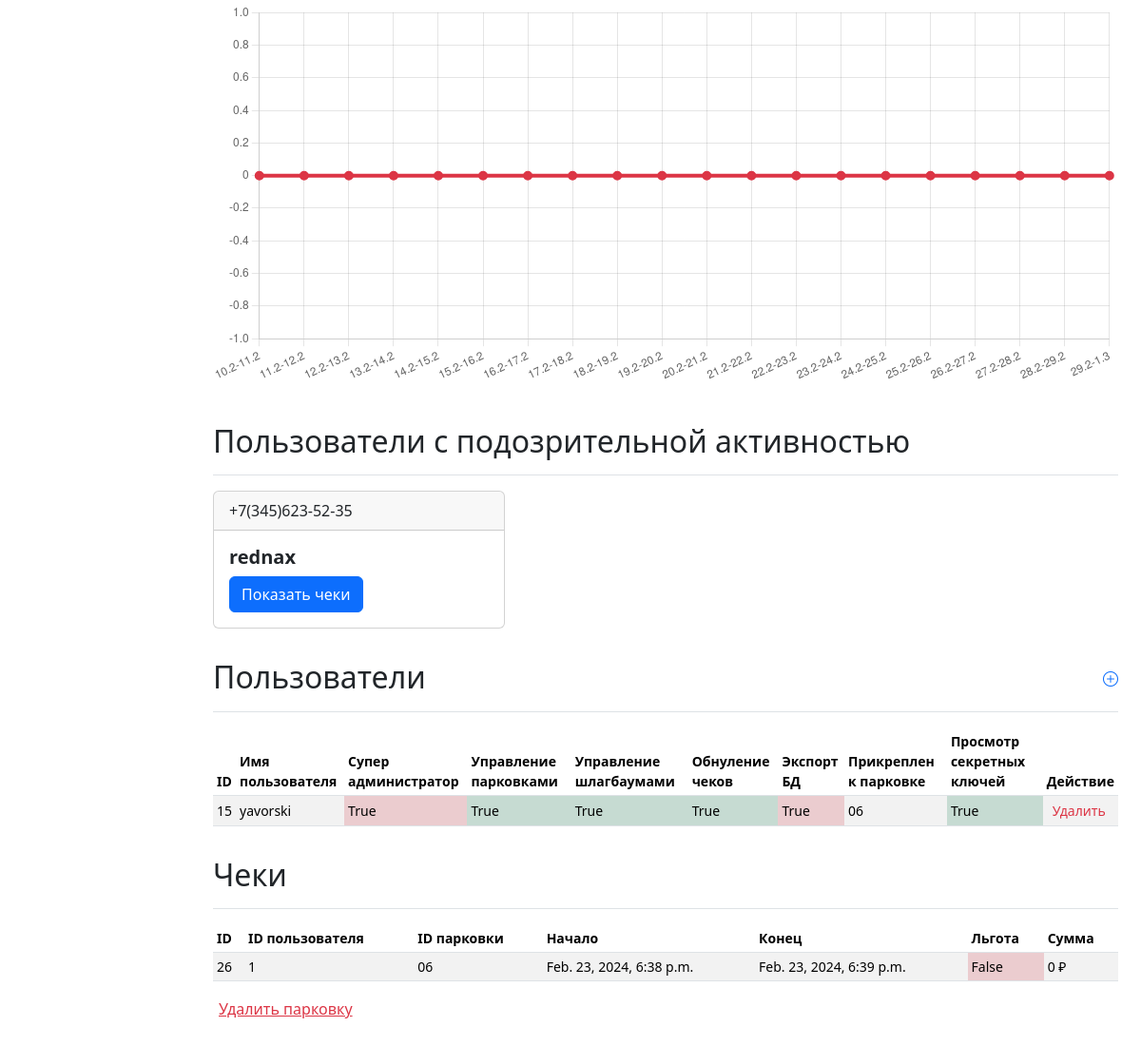
The page /dash_main/ (signed in, lower part) on the database as committed earlier.
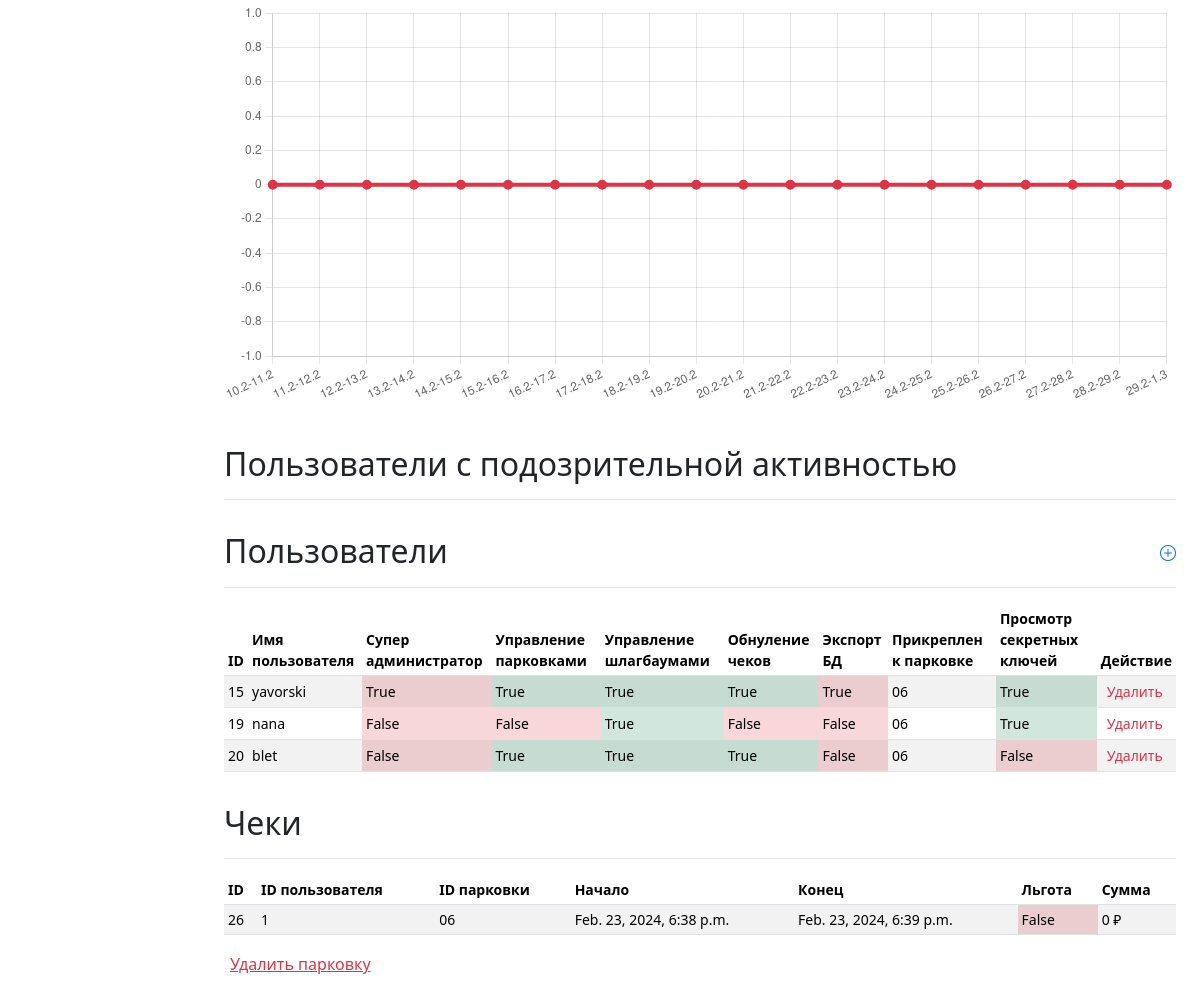
The same page on the database as committed later.
### parkingapp/models.py (models this page shows, shortened)
class User(AbstractUser):
    card_num = models.PositiveBigIntegerField(default=0000)
    username = models.CharField(max_length=20, unique=True)
    phone_number = models.CharField(max_length=16, default=" ")
    park_id = models.CharField(default='', max_length=100)
    car_num = models.CharField(max_length=12, default='')
    is_superadmin = models.BooleanField(default=False)
    parking_control = models.BooleanField(default=False)
    barrier_control = models.BooleanField(default=False)
    coupon_control = models.BooleanField(default=False)
    export_right = models.BooleanField(default=False)
    parking_lot_view = models.BooleanField(default=False)

class Reciept(models.Model):
    parking_id = models.CharField(default='', max_length=100)
    user_id = models.IntegerField(default=0)
    start_time = models.DateTimeField(default=datetime(2, 1, 1, 0, 0, 0, tzinfo=None))
    final_start_time = models.DateTimeField(default=datetime(2, 1, 1, 0, 0, 0, tzinfo=None))
    finish_time = models.DateTimeField(default=datetime(2, 1, 1, 0, 0, 0, tzinfo=None))
    final_price = models.BigIntegerField(default=-1)
    benefit = models.BooleanField(default=False)
    price_per_hour = models.IntegerField(default=-1)

### parkingapp/views.py (the view, shortened to what this page needs)
# urls.py: path('dash_main/', views.dash_main, name='dash_main'),
def dash_main(request):
    error = ''
    form = DashForm()
    change_price_form = ChangePriceForm()
    reg_num = list(Parking.objects.all())[0].reg_num
    period_start = global_variables.default_start_time
    period_end = global_variables.default_end_time
    addresses = [tuple([park.reg_num, park.address]) for park in list(Parking.objects.all())]
    form.fields['reg_num'].choices = tuple(addresses)
    if not any([request.user.is_superadmin, request.user.parking_control, request.user.barrier_control, request.user.coupon_control, request.user.export_right, request.user.parking_lot_view]):
         return redirect(reverse('parkingapp:dont_have_access'))
    try:
        corr_users, corr_reciepts = corr_detector()
        park = data(period_start, period_end, reg_num)[0][0]
        fin = data(period_start, period_end, reg_num)[1][0]
        period_start = [i for i in period_start.split('-')]
        period_end = [i for i in period_end.split('-')]
        context = spice(period_start, period_end, reg_num, park)
        context.update({
            'form': form,
            'change_price_form': change_price_form,
            'reg_num': reg_num,
            'error': error,
            'parking': Parking.objects.get(reg_num=reg_num),
            'corr_users': corr_users,
            'corr_reciepts': corr_reciepts,
            'coupon_users': User.objects.filter(park_id=reg_num),
            'recs': Reciept.objects.filter(parking_id=reg_num),
            'fin': fin,
        })
        return render(request, 'dash_main.html', context)
    except Exception as e:
        print(e)
        return render(request, 'dash_main.html', {'error': error})

### parkingapp/views.py (called while the page is built)
def corr_detector():
    users = User.objects.all()
    corr_users = []
    corr_reciepts = []
    for user in users:
        user_reciepts = Reciept.objects.filter(user_id=user.pk)
        counter = 0
        for rec in user_reciepts:
            delta_hz = (rec.finish_time-rec.start_time)
            delta = delta_hz.days * 24 + delta_hz.seconds / 3600
            if rec.benefit and delta > 6:
                counter += 1
                corr_reciepts.append(rec)
                if counter >= 2:
                    corr_users.append(user)
                    corr_reciepts.append(rec)
                else:
                    del corr_reciepts[-1]
    return corr_users, corr_reciepts

### parkingapp/templates/dash_main.html (shortened to what this page needs)
{% extends 'dash_base.html' %}
{% block content %}
<main class="col-md-9 ms-sm-auto col-lg-10 px-md-4">
  {% if user.export_right %}
  <script>
    const ctx = document.getElementById('myChart');
    let r = "{{reciepts}}".replace(/&quot;/g, "").replace(/&#x27;/g, "\"");
    console.log(r);
    let reciepts = JSON.parse(r);
    let labels = [], rec = [];
    let name = reciepts["name"];
    let keys = Object.keys(reciepts["period"]);
    for (let i = 0; i < keys.length; i++) {
      labels.push(keys[i]);
      rec.push(reciepts["period"][keys[i]]);
    }
    // eslint-disable-next-line no-unused-vars
    const myChart = new Chart(ctx, {
      type: 'line',
      data: {
        labels: labels,
        datasets: [{
          data: rec,
          lineTension: 0.3,
          backgroundColor: 'transparent',
          borderColor: '#007bff',
          borderWidth: 4,
          pointBackgroundColor: '#007bff'
        }]
      },
      options: {
        plugins: {
          legend: {
            display: false
          },
          tooltip: {
            boxPadding: 3
          }
        }
      }
    })
  </script>
  <canvas class="my-4 w-100" id="myChartC" width="900" height="380"></canvas>
  <script>
    const ctxC = document.getElementById('myChartC');
    let rC = "{{reciepts}}".replace(/&quot;/g, "").replace(/&#x27;/g, "\"");
    console.log(r);
    let recieptsC = JSON.parse(rC);
    let labelsC = [], recC = [];
    let nameC = recieptsC["name"];
    let keysC = Object.keys(recieptsC["free-period"]);
    for (let i = 0; i < keys.length; i++) {
      labelsC.push(keys[i]);
      recC.push(recieptsC["free-period"][keys[i]]);
    }
    // eslint-disable-next-line no-unused-vars
    const myChartC = new Chart(ctxC, {
      type: 'line',
      data: {
        labels: labelsC,
        datasets: [{
          data: recC,
          lineTension: 0.3,
          backgroundColor: 'transparent',
          borderColor: '#dc3545',
          borderWidth: 4,
          pointBackgroundColor: '#dc3545'
        }]
      },
      options: {
        plugins: {
          legend: {
            display: false
          },
          tooltip: {
            boxPadding: 3
          }
        }
      }
    })
  </script>
  <div class="d-flex justify-content-between flex-wrap flex-md-nowrap align-items-center pt-3 pb-2 mb-3 border-bottom">
    <h1 class="h2">Пользователи с подозрительной активностью</h1>
  </div>
  <dl class="row g-3 p-0 text-start row-cols-md-2 row-cols-xl-3 row-cols-xxl-4">
    {% for user in corr_users %}
    <div class="col">
      <div class="card">
        <div class="card-header">{{ user.phone_number }}</div>
        <div class="card-body">
          <h5 class="card-title fw-bolder">{{ user.username }}</h5>
          <button class="btn btn-primary" data-bs-toggle="modal" data-bs-target="#modalrec"
            data-bs-whatever="{{ user.username }}">Показать чеки</button>
        </div>
      </div>
    </div>
    {% endfor %}
  </dl>
  {% endif %}
  {% if user.is_superadmin %}
  <div class="d-flex justify-content-between flex-wrap flex-md-nowrap align-items-center pt-3 pb-2 mb-3 border-bottom">
    <h1 class="h2">Пользователи</h1>
    <a href="{% url 'parkingapp:signadmin' %}" class="text-decoration-none mb-2"><i class="bi bi-plus-circle"></i></a>
  </div>
  <div class="table-responsive small">
    <table class="table table-striped table-sm">
      <thead>
        <tr>
          <th scope="col">ID</th>
          <th scope="col">Имя пользователя</th>
          <th scope="col">Супер администратор</th>
          <th scope="col">Управление парковками</th>
          <th scope="col">Управление шлагбаумами</th>
          <th scope="col">Обнуление чеков</th>
          <th scope="col">Экспорт БД</th>
          <th scope="col">Прикреплен к парковке</th>
          <th scope="col">Просмотр секретных ключей</th>
          <th scope="col">Действие</th>
        </tr>
      </thead>
      <tbody class="align-middle">
        {% for el in coupon_users %}
        <tr>
          <td>{{ el.pk }}</td>
          <td>{{ el.username }}</td>
          <td class="{% if el.user_control %} bg-success-subtle {% else %} bg-danger-subtle {% endif %}">
            {{ el.is_superadmin }}</td>
          <td class="{% if el.parking_control %} bg-success-subtle {% else %} bg-danger-subtle {% endif %}">
            {{ el.parking_control }}</td>
          <td class="{% if el.barrier_control %} bg-success-subtle {% else %} bg-danger-subtle {% endif %}">
            {{ el.barrier_control }}</td>
          <td class="{% if el.coupon_control %} bg-success-subtle {% else %} bg-danger-subtle {% endif %}">
            {{ el.coupon_control }}</td>
          <td class="{% if el.admin_view %} bg-success-subtle {% else %} bg-danger-subtle {% endif %}">
            {{ el.export_right }}</td>
          <td>{{ el.park_id }}</td>
          <td class="{% if el.parking_lot_view %} bg-success-subtle {% else %} bg-danger-subtle {% endif %}">
            {{ el.parking_lot_view }}</td>
          <td><button class="text-danger" type="button" data-bs-whatever="{{el.pk}}" data-bs-toggle="modal"
              data-bs-target="#exampleModal" style="border: none; background: none;">Удалить</button></td>
        </tr>
        {% endfor %}
      </tbody>
    </table>
  </div>
  {% endif %}
  {% if user.parking_control or user.export_right %}
  <div class="d-flex justify-content-between flex-wrap flex-md-nowrap align-items-center pt-3 pb-2 mb-3 border-bottom">
    <h1 class="h2">Чеки</h1>
  </div>
  <div class="table-responsive small">
    <table class="table table-striped table-sm">
      <thead>
        <tr>
          <th scope="col">ID</th>
          <th scope="col">ID пользователя</th>
          <th scope="col">ID парковки</th>
          <th scope="col">Начало</th>
          <th scope="col">Конец</th>
          <th scope="col">Льгота</th>
          <th scope="col">Сумма</th>
        </tr>
      </thead>
      <tbody class="align-middle">
        {% for el in recs %}
        <tr>
          <td>{{el.pk}}</td>
          <td>{{el.user_id}}</td>
          <td>{{el.parking_id}}</td>
          <td>{{el.start_time}}</td>
          <td>{{el.finish_time}}</td>
          <td class="{% if el.benefit %} bg-success-subtle {% else %} bg-danger-subtle {% endif %}">{{el.benefit}}</td>
          <td>{{el.final_price}} ₽</td>
        </tr>
        {% endfor %}
      </tbody>
    </table>
  </div>
  {% endif %}
  {% if user.parking_control %}
  <button class="text-danger text-start mb-5" style="background: none; border: none; text-decoration: underline;"
    type="button" data-bs-toggle="modal" data-bs-target="#exampleModalD" data-bs-whatever="{{ reg_num }}">Удалить
    парковку</button>
  {% endif %}
</main>
{% endblock %}

### parkingapp/templates/dash_base.html (shortened to what this page needs)
<!doctype html>
<html lang="en" data-bs-theme="light">
{% load static %}
<head>
  <link rel="stylesheet" href="https://cdn.jsdelivr.net/npm/@docsearch/css@3">
  <link href="https://cdn.jsdelivr.net/npm/bootstrap@5.3.2/dist/css/bootstrap.min.css" rel="stylesheet"
>
  <link href="https://cdn.jsdelivr.net/npm/bootstrap-icons@1.10.5/font/bootstrap-icons.min.css" rel="stylesheet">
  <link href="https://getbootstrap.com/docs/5.3/examples/dashboard/dashboard.css" rel="stylesheet">
</head>
<body>
  <div class="container-fluid">
    <div class="row">
      {% block content %}{% endblock %}
    </div>
  </div>
</body>
</html>

### parkingapp/templates/dash_base.html (style rules this page uses)
body { overflow-x: hidden; }
.bi { vertical-align: -.125em; fill: currentColor; }

Rows that differ between the two databases and show on the page:
removed User: phone_number "+7(345)623-52-35", username "rednax", shown under "Пользователи с подозрительной активностью"
added User: pk "19", username "nana", is_superadmin "False", parking_control "False", barrier_control "True", coupon_control "False", export_right "False", park_id "06", parking_lot_view "True", shown under "Пользователи"
added User: pk "20", username "blet", is_superadmin "False", parking_control "True", barrier_control "True", coupon_control "True", export_right "False", park_id "06", parking_lot_view "False", shown under "Пользователи"
